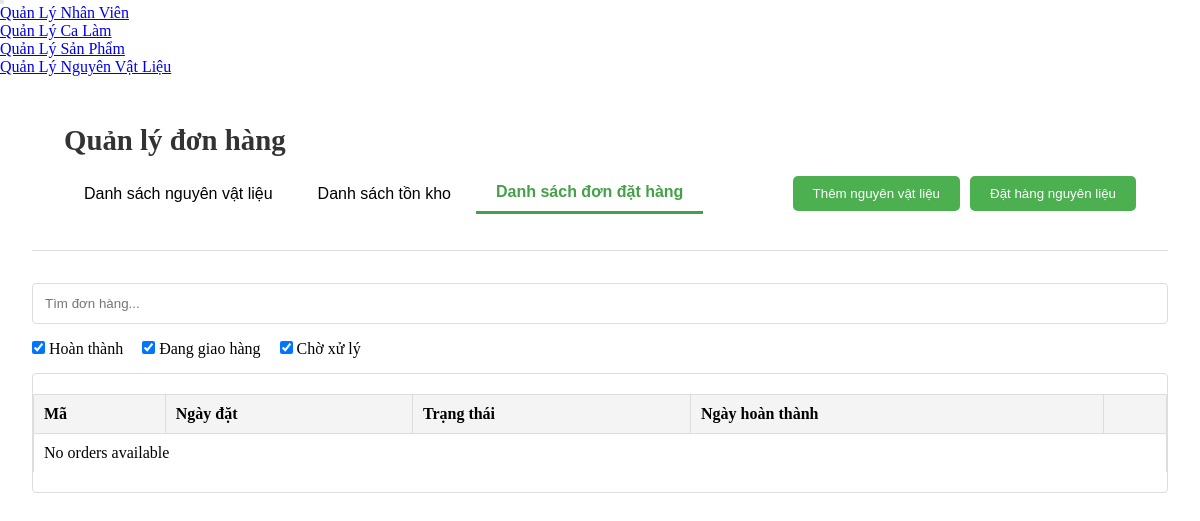
Page /page/order/index.php on the earlier database version.
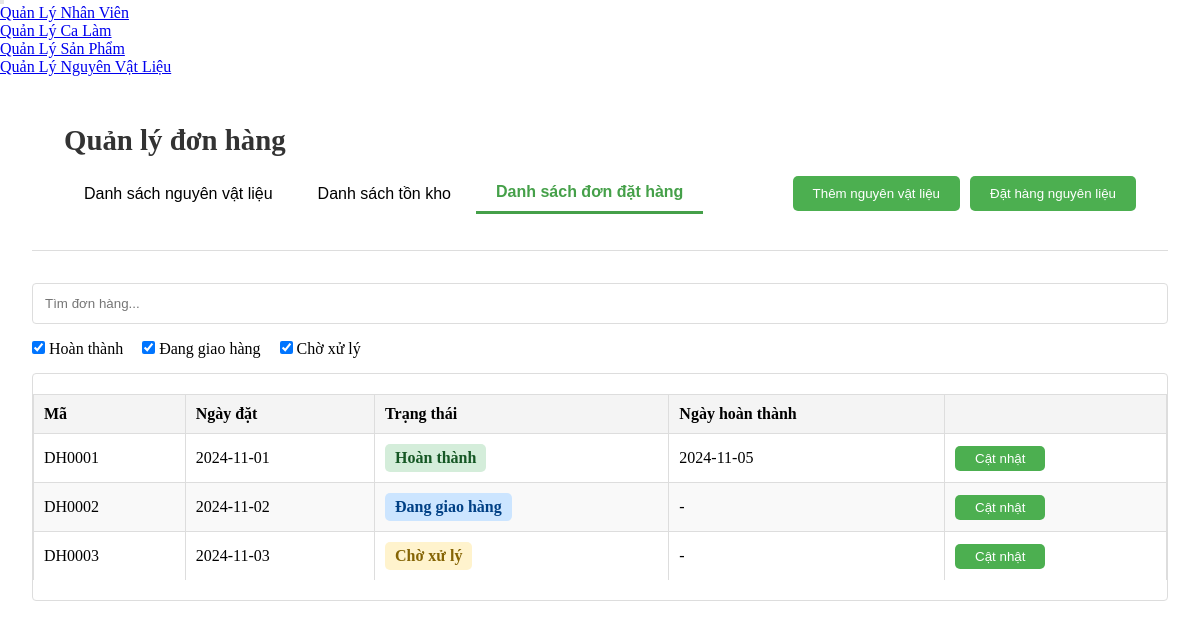
Same page on the later database version.
### tables this page shows
CREATE TABLE `orders` (
  `order_ID` varchar(6) NOT NULL,
  `order_date` date NOT NULL DEFAULT curdate(),
  `status` varchar(20) NOT NULL,
  `completion_date` date DEFAULT NULL
);

### page/order/index.php (the view, shortened to what this page needs)
<?php
$host = 'localhost';
$username = 'root';
$password = '';
$database = 'inventory_db';
$conn = new mysqli($host, $username, $password, $database);
$sql = "SELECT order_ID, order_date, status, completion_date FROM orders";
$result = $conn->query($sql);
?>
<nav class="navbar navbar-expand-lg navbar-light bg-light">
        <div class="container">
            <div class="collapse navbar-collapse" id="navbarNav">
                <ul class="navbar-nav">
                <li class="nav-item">
                        <a class="nav-link" href="index.php?page=quanly">Quản Lý Nhân Viên</a>
                    </li>
                    <li class="nav-item">
                        <a class="nav-link" href="index.php?page=calam">Quản Lý Ca Làm</a>
                    </li>
                    <li class="nav-item">
                        <a class="nav-link" href="index.php?page=quanlysanpham">Quản Lý Sản Phẩm</a>
                    </li>
                    <li class="nav-item active">
                        <a class="nav-link" href="index.php?page=restaurant">Quản Lý Nguyên Vật Liệu</a>
                    </li>
                </ul>
            </div>
        </div>
    </nav>
<!DOCTYPE html>
<html lang="vi">
<head>
    <link rel="stylesheet" href="assets/css/qlnvl.css">
</head>
<body>
    <main>
        <header class="menu-header">
            <div class="menu-container">
                <h1 class="menu-title">Quản lý đơn hàng</h1>
                <div class="menu-content">
                    <nav class="menu-nav">
                        <button class="menu-button" onclick="window.location.href='index.php?page=restaurant'">Danh sách
                            nguyên vật liệu</button>
                        <button class="menu-button" onclick="window.location.href='index.php?page=stock'">Danh
                            sách tồn kho</button>
                        <button class="menu-button active" onclick="window.location.href='index.php?page=order'">Danh
                            sách đơn đặt hàng</button>
                    </nav>
                    <div class="button-group">
                        <button class="action-button" onclick="window.location.href='index.php?page=ingredient-form'">
                            Thêm nguyên vật liệu</button>
                        <button class="action-button" onclick="window.location.href='index.php?page=order-form'">Đặt
                            hàng nguyên liệu</button>
                    </div>
                </div>
            </div>
        </header>
        <input type="text" class="search-bar" placeholder="Tìm đơn hàng...">
        <div class="filter-section">
            <label><input type="checkbox" class="filter-checkbox" value="Hoàn thành" checked> Hoàn thành</label>
            <label><input type="checkbox" class="filter-checkbox" value="Đang giao hàng" checked> Đang giao hàng</label>
            <label><input type="checkbox" class="filter-checkbox" value="Chờ xử lý" checked> Chờ xử lý</label>
        </div>
        <div class="table-container">
            <table id="orders-table">
                <thead>
                    <tr>
                        <th>Mã</th>
                        <th>Ngày đặt</th>
                        <th>Trạng thái</th>
                        <th>Ngày hoàn thành</th>
                        <th></th>
                    </tr>
                </thead>
                <tbody>
                    <?php
                    if ($result->num_rows > 0) {
                        while ($row = $result->fetch_assoc()) {
                            $status_class = '';
                            if ($row['status'] === 'Hoàn thành') {
                                $status_class = 'completed';
                            } elseif ($row['status'] === 'Đang giao hàng') {
                                $status_class = 'processing';
                            } elseif ($row['status'] === 'Chờ xử lý') {
                                $status_class = 'pending';
                            }
                            echo "<tr data-status='{$row['status']}'>";
                            echo "<td>" . $row['order_ID'] . "</td>";
                            echo "<td>{$row['order_date']}</td>";
                            echo "<td><span class='status {$status_class}'>" . htmlspecialchars($row['status']) . "</span></td>";
                            echo "<td>" . (!empty($row['completion_date']) ? $row['completion_date'] : '-') . "</td>";
                            echo "<td><button class='view-button' data-order-id='{$row['order_ID']}'>Cật nhật</button></td>";
                            echo "</tr>";
                        }
                    } else {
                        echo "<tr><td colspan='5'>No orders available</td></tr>";
                    }
                    ?>
                </tbody>
            </table>
        </div>
    </main>
</body>
</html>

Differences in the rows shown:
added orders: order_ID "DH0001", order_date "2024-11-01", status "Hoàn thành", completion_date "2024-11-05"
added orders: order_ID "DH0002", order_date "2024-11-02", status "Đang giao hàng"
added orders: order_ID "DH0003", order_date "2024-11-03", status "Chờ xử lý"
Other differences:
text no longer shown: "No orders available"
